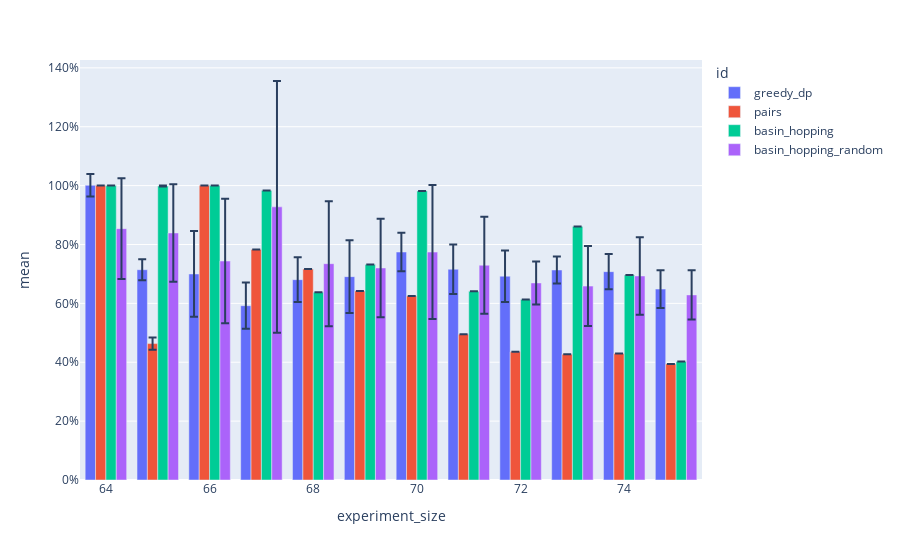

The notebook cell saved with this chart:
### Code cell
import plotly.express as px
fig = px.bar(stacked_metrics, x="experiment_size", y="mean", color="id",
                  error_y="std", barmode='group')
fig.update_yaxes(tickformat=".0%")
fig.show()

### Figure 1 — Plotly figure (JSON) as saved in the notebook; plotly's stock layout.template omitted (floating-point values rounded to 4 significant figures)
{"data": [{"alignmentgroup": "True", "error_y": {"array": [0.03801, 0.03541, 0.1458, 0.07852, 0.07576, 0.1237, 0.06526, 0.08435, 0.08765, 0.04596, 0.06011, 0.06422]}, "hovertemplate": "id=greedy_dp<br>experiment_size=%{x}<br>mean=%{y}<extra></extra>", "legendgroup": "greedy_dp", "marker": {"color": "#636efa", "pattern": {"shape": ""}}, "name": "greedy_dp", "offsetgroup": "greedy_dp", "orientation": "v", "showlegend": true, "textposition": "auto", "type": "bar", "x": [64, 65, 66, 67, 68, 69, 70, 71, 72, 73, 74, 75], "xaxis": "x", "y": [1.001, 0.7143, 0.6999, 0.5921, 0.6805, 0.6908, 0.7744, 0.7159, 0.6923, 0.7134, 0.7077, 0.6486], "yaxis": "y"}, {"alignmentgroup": "True", "error_y": {"array": [0, 0.02106, null, null, null, null, null, null, null, null, null, null]}, "hovertemplate": "id=pairs<br>experiment_size=%{x}<br>mean=%{y}<extra></extra>", "legendgroup": "pairs", "marker": {"color": "#EF553B", "pattern": {"shape": ""}}, "name": "pairs", "offsetgroup": "pairs", "orientation": "v", "showlegend": true, "textposition": "auto", "type": "bar", "x": [64, 65, 66, 67, 68, 69, 70, 71, 72, 73, 74, 75], "xaxis": "x", "y": [1, 0.4633, 1, 0.7834, 0.7164, 0.6419, 0.6248, 0.4955, 0.4354, 0.4271, 0.4295, 0.3944], "yaxis": "y"}, {"alignmentgroup": "True", "error_y": {"array": [0, 0.002016, null, null, null, null, null, null, null, null, null, null]}, "hovertemplate": "id=basin_hopping<br>experiment_size=%{x}<br>mean=%{y}<extra></extra>", "legendgroup": "basin_hopping", "marker": {"color": "#00cc96", "pattern": {"shape": ""}}, "name": "basin_hopping", "offsetgroup": "basin_hopping", "orientation": "v", "showlegend": true, "textposition": "auto", "type": "bar", "x": [64, 65, 66, 67, 68, 69, 70, 71, 72, 73, 74, 75], "xaxis": "x", "y": [1, 0.9986, 1, 0.9833, 0.6379, 0.7317, 0.9821, 0.6408, 0.6134, 0.8615, 0.6962, 0.4023], "yaxis": "y"}, {"alignmentgroup": "True", "error_y": {"array": [0.1708, 0.1653, 0.2113, 0.4275, 0.2123, 0.167, 0.2276, 0.1646, 0.07301, 0.1359, 0.1315, 0.08371]}, "hovertemplate": "id=basin_hopping_random<br>experiment_size=%{x}<br>mean=%{y}<extra></extra>", "legendgroup": "basin_hopping_random", "marker": {"color": "#ab63fa", "pattern": {"shape": ""}}, "name": "basin_hopping_random", "offsetgroup": "basin_hopping_random", "orientation": "v", "showlegend": true, "textposition": "auto", "type": "bar", "x": [64, 65, 66, 67, 68, 69, 70, 71, 72, 73, 74, 75], "xaxis": "x", "y": [0.8538, 0.8391, 0.7438, 0.9278, 0.7348, 0.7202, 0.7742, 0.7296, 0.6694, 0.6586, 0.693, 0.6288], "yaxis": "y"}], "layout": {"barmode": "group", "legend": {"title": {"text": "id"}, "tracegroupgap": 0}, "margin": {"t": 60}, "xaxis": {"anchor": "y", "domain": [0, 1], "title": {"text": "experiment_size"}}, "yaxis": {"anchor": "x", "domain": [0, 1], "tickformat": ".0%", "title": {"text": "mean"}}}}
